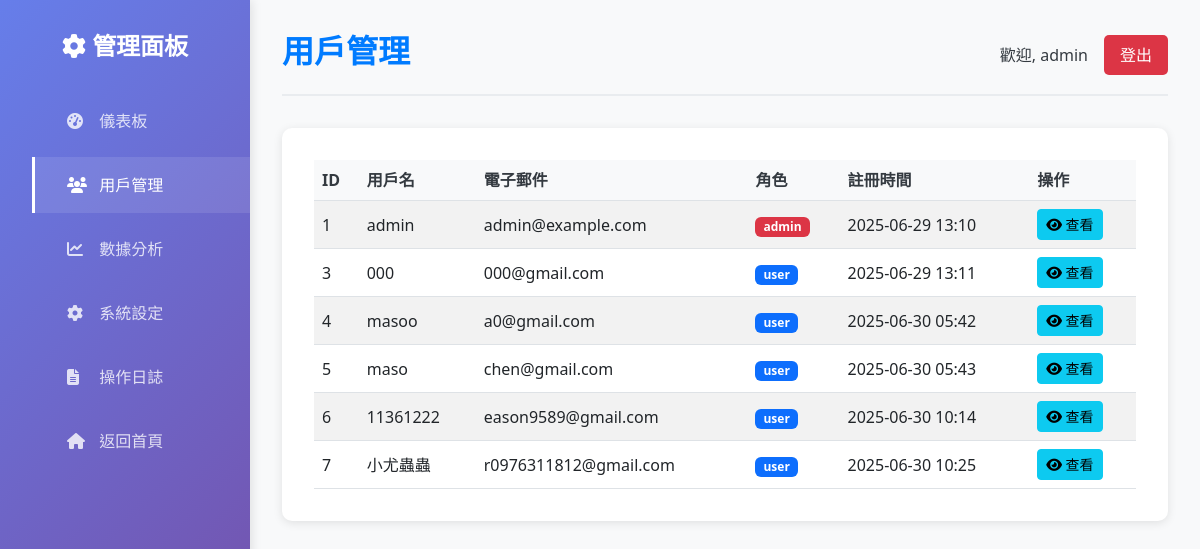
Page /admin/users (signed in) on the committed database.
### models.py (models this page shows, shortened)
class User(db.Model, UserMixin):
    __tablename__ = 'users'
    id = db.Column(db.Integer, primary_key=True)
    username = db.Column(db.String(80), unique=True, nullable=False)
    email = db.Column(db.String(120), unique=True, nullable=False)
    password_hash = db.Column(db.String(256), nullable=False)
    role = db.Column(db.String(20), nullable=False, default='user') # 'user' or 'admin'
    created_at = db.Column(db.DateTime, default=datetime.utcnow)

### admin.py (the view)
@admin_bp.route('/users')
@admin_required
def users():
    page = request.args.get('page', 1, type=int)
    per_page = 20
    users = User.query.paginate(
        page=page, per_page=per_page, error_out=False
    )
    log_admin_action(f"Viewed users list (page {page})")
    return render_template('admin_users.html', users=users)

### admin.py (called while the page is built)
def admin_required(f):
    @wraps(f)
    @login_required
    def decorated_function(*args, **kwargs):
        if current_user.role != 'admin':
            abort(403)
        return f(*args, **kwargs)
    return decorated_function

def log_admin_action(action):
    admin_log = AdminLog(
        admin_id=current_user.id,
        action=action,
        timestamp=datetime.utcnow()
    )
    db.session.add(admin_log)
    db.session.commit()

### app.py (called while the page is built)
@login_manager.user_loader
def load_user(user_id):
    return db.session.get(User, int(user_id))

### templates/admin_users.html (shortened to what this page needs)
<!DOCTYPE html>
<html lang="zh-Hant">
<head>
    <link rel="stylesheet" href="https://cdnjs.cloudflare.com/ajax/libs/font-awesome/6.4.2/css/all.min.css">
    <link rel="stylesheet" href="https://cdnjs.cloudflare.com/ajax/libs/bootstrap/5.3.0/css/bootstrap.min.css">
    <link rel="stylesheet" href="{{ url_for('static', filename='css/admin.css') }}">
</head>
<body>
    <div class="admin-container">
        <aside class="sidebar">
            <h2><i class="fas fa-cog"></i> 管理面板</h2>
            <ul>
                <li><a href="{{ url_for('admin.dashboard') }}"><i class="fas fa-tachometer-alt"></i> 儀表板</a></li>
                <li><a href="{{ url_for('admin.users') }}" class="active"><i class="fas fa-users"></i> 用戶管理</a></li>
                <li><a href="{{ url_for('admin.analytics') }}"><i class="fas fa-chart-line"></i> 數據分析</a></li>
                <li><a href="{{ url_for('admin.settings') }}"><i class="fas fa-cog"></i> 系統設定</a></li>
                <li><a href="{{ url_for('admin.logs') }}"><i class="fas fa-file-alt"></i> 操作日誌</a></li>
                <li><a href="{{ url_for('index') }}"><i class="fas fa-home"></i> 返回首頁</a></li>
            </ul>
        </aside>
        <main class="main-content">
            <header class="header">
                <h1>用戶管理</h1>
                <div>
                    <span>歡迎, {{ current_user.username }}</span>
                    <a href="{{ url_for('auth.logout') }}" class="logout-btn">登出</a>
                </div>
            </header>
            <section class="users-section">
                <div class="table-responsive">
                    <table class="table table-striped">
                        <thead>
                            <tr>
                                <th>ID</th>
                                <th>用戶名</th>
                                <th>電子郵件</th>
                                <th>角色</th>
                                <th>註冊時間</th>
                                <th>操作</th>
                            </tr>
                        </thead>
                        <tbody>
                            {% for user in users.items %}
                            <tr>
                                <td>{{ user.id }}</td>
                                <td>{{ user.username }}</td>
                                <td>{{ user.email }}</td>
                                <td>
                                    <span class="badge {% if user.role == 'admin' %}bg-danger{% else %}bg-primary{% endif %}">
                                        {{ user.role }}
                                    </span>
                                </td>
                                <td>{{ user.created_at.strftime('%Y-%m-%d %H:%M') }}</td>
                                <td>
                                    <a href="{{ url_for('admin.user_detail', user_id=user.id) }}" class="btn btn-sm btn-info">
                                        <i class="fas fa-eye"></i> 查看
                                    </a>
                                </td>
                            </tr>
                            {% endfor %}
                        </tbody>
                    </table>
                </div>
            </section>
        </main>
    </div>
</body>
</html>

### static/css/admin.css (style rules this page uses)
:root { --primary-color: #007bff; --secondary-color: #6c757d; --success-color: #28a745; --danger-color: #dc3545; --warning-color: #ffc107; --info-color: #17a2b8; --dark-color: #343a40; --light-color: #f8f9fa; --sidebar-width: 250px; }
* { margin: 0; padding: 0; box-sizing: border-box; }
body { font-family: 'Segoe UI', Tahoma, Geneva, Verdana, sans-serif; background-color: var(--light-color); color: var(--dark-color); }
.admin-container { display: flex; min-height: 100vh; }
.sidebar { width: var(--sidebar-width); background: linear-gradient(135deg, #667eea 0%, #764ba2 100%); color: white; padding: 2rem 0; position: fixed; height: 100vh; overflow-y: auto; box-shadow: 2px 0 10px rgba(0, 0, 0, 0.1); }
.sidebar h2 { text-align: center; margin-bottom: 2rem; font-size: 1.5rem; font-weight: 600; }
.sidebar ul { list-style: none; }
.sidebar ul li { margin: 0.5rem 0; }
.sidebar ul li a { display: block; padding: 1rem 2rem; color: rgba(255, 255, 255, 0.8); text-decoration: none; transition: all 0.3s ease; border-left: 3px solid transparent; }
.sidebar ul li a:hover, .sidebar ul li a.active { background-color: rgba(255, 255, 255, 0.1); color: white; border-left-color: white; }
.sidebar ul li a i { margin-right: 0.5rem; width: 20px; }
.main-content { margin-left: var(--sidebar-width); flex: 1; padding: 2rem; background-color: var(--light-color); }
.header { display: flex; justify-content: space-between; align-items: center; margin-bottom: 2rem; padding-bottom: 1rem; border-bottom: 2px solid #e9ecef; }
.header h1 { color: var(--primary-color); font-size: 2rem; font-weight: 600; }
.header div { display: flex; align-items: center; gap: 1rem; }
.logout-btn { background: var(--danger-color); color: white; padding: 0.5rem 1rem; text-decoration: none; border-radius: 5px; transition: background-color 0.3s ease; }
.table { margin: 0; }
.table th { background-color: var(--light-color); color: var(--dark-color); font-weight: 600; border-top: none; }
.table td { vertical-align: middle; }
.badge { font-size: 0.75rem; padding: 0.25rem 0.5rem; }
.users-section { background: white; padding: 2rem; border-radius: 10px; box-shadow: 0 2px 10px rgba(0, 0, 0, 0.1); }

### rows in the picture
User: username "admin", id "1", email "admin@example.com", role "admin", created_at "2025-06-29 13:10"
User: id "3", username "000", email "000@gmail.com", role "user", created_at "2025-06-29 13:11"
User: id "4", username "masoo", email "a0@gmail.com", role "user", created_at "2025-06-30 05:42"
User: id "5", username "maso", email "chen@gmail.com", role "user", created_at "2025-06-30 05:43"
User: id "6", username "11361222", email "eason9589@gmail.com", role "user", created_at "2025-06-30 10:14"
User: id "7", username "小尤蟲蟲", email "r0976311812@gmail.com", role "user", created_at "2025-06-30 10:25"
